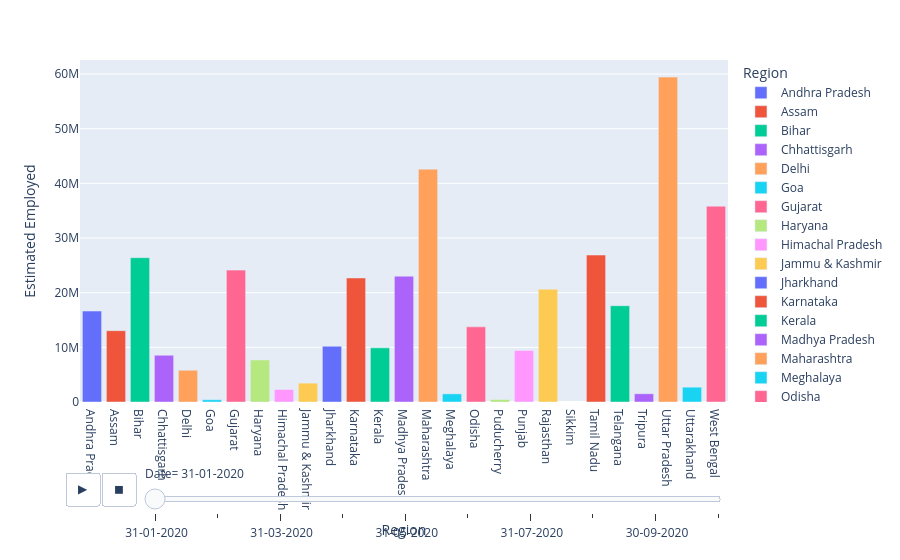

Write notebook code for a chart like this one.
### Code cell
import plotly.express as px

fig = px.bar(
    df2,
    x="Region",
    y="Estimated Employed",
    animation_frame="Date",
    color="Region"
)
fig.show()

### Figure 1 — Plotly figure (JSON) as saved in the notebook; plotly's stock layout.template omitted (floating-point values rounded to 4 significant figures)
{"data": [{"alignmentgroup": "True", "hovertemplate": "Region=%{x}<br>Date= 31-01-2020<br>Estimated Employed=%{y}<extra></extra>", "legendgroup": "Andhra Pradesh", "marker": {"color": "#636efa", "pattern": {"shape": ""}}, "name": "Andhra Pradesh", "offsetgroup": "Andhra Pradesh", "orientation": "v", "showlegend": true, "textposition": "auto", "type": "bar", "x": ["Andhra Pradesh"], "xaxis": "x", "y": [16635535], "yaxis": "y"}, {"alignmentgroup": "True", "hovertemplate": "Region=%{x}<br>Date= 31-01-2020<br>Estimated Employed=%{y}<extra></extra>", "legendgroup": "Assam", "marker": {"color": "#EF553B", "pattern": {"shape": ""}}, "name": "Assam", "offsetgroup": "Assam", "orientation": "v", "showlegend": true, "textposition": "auto", "type": "bar", "x": ["Assam"], "xaxis": "x", "y": [13051904], "yaxis": "y"}, {"alignmentgroup": "True", "hovertemplate": "Region=%{x}<br>Date= 31-01-2020<br>Estimated Employed=%{y}<extra></extra>", "legendgroup": "Bihar", "marker": {"color": "#00cc96", "pattern": {"shape": ""}}, "name": "Bihar", "offsetgroup": "Bihar", "orientation": "v", "showlegend": true, "textposition": "auto", "type": "bar", "x": ["Bihar"], "xaxis": "x", "y": [26397671], "yaxis": "y"}, {"alignmentgroup": "True", "hovertemplate": "Region=%{x}<br>Date= 31-01-2020<br>Estimated Employed=%{y}<extra></extra>", "legendgroup": "Chhattisgarh", "marker": {"color": "#ab63fa", "pattern": {"shape": ""}}, "name": "Chhattisgarh", "offsetgroup": "Chhattisgarh", "orientation": "v", "showlegend": true, "textposition": "auto", "type": "bar", "x": ["Chhattisgarh"], "xaxis": "x", "y": [8552172], "yaxis": "y"}, {"alignmentgroup": "True", "hovertemplate": "Region=%{x}<br>Date= 31-01-2020<br>Estimated Employed=%{y}<extra></extra>", "legendgroup": "Delhi", "marker": {"color": "#FFA15A", "pattern": {"shape": ""}}, "name": "Delhi", "offsetgroup": "Delhi", "orientation": "v", "showlegend": true, "textposition": "auto", "type": "bar", "x": ["Delhi"], "xaxis": "x", "y": [5805284], "yaxis": "y"}, {"alignmentgroup": "True", "hovertemplate": "Region=%{x}<br>Date= 31-01-2020<br>Estimated Employed=%{y}<extra></extra>", "legendgroup": "Goa", "marker": {"color": "#19d3f3", "pattern": {"shape": ""}}, "name": "Goa", "offsetgroup": "Goa", "orientation": "v", "showlegend": true, "textposition": "auto", "type": "bar", "x": ["Goa"], "xaxis": "x", "y": [416750], "yaxis": "y"}, {"alignmentgroup": "True", "hovertemplate": "Region=%{x}<br>Date= 31-01-2020<br>Estimated Employed=%{y}<extra></extra>", "legendgroup": "Gujarat", "marker": {"color": "#FF6692", "pattern": {"shape": ""}}, "name": "Gujarat", "offsetgroup": "Gujarat", "orientation": "v", "showlegend": true, "textposition": "auto", "type": "bar", "x": ["Gujarat"], "xaxis": "x", "y": [24126346], "yaxis": "y"}, {"alignmentgroup": "True", "hovertemplate": "Region=%{x}<br>Date= 31-01-2020<br>Estimated Employed=%{y}<extra></extra>", "legendgroup": "Haryana", "marker": {"color": "#B6E880", "pattern": {"shape": ""}}, "name": "Haryana", "offsetgroup": "Haryana", "orientation": "v", "showlegend": true, "textposition": "auto", "type": "bar", "x": ["Haryana"], "xaxis": "x", "y": [7693231], "yaxis": "y"}, {"alignmentgroup": "True", "hovertemplate": "Region=%{x}<br>Date= 31-01-2020<br>Estimated Employed=%{y}<extra></extra>", "legendgroup": "Himachal Pradesh", "marker": {"color": "#FF97FF", "pattern": {"shape": ""}}, "name": "Himachal Pradesh", "offsetgroup": "Himachal Pradesh", "orientation": "v", "showlegend": true, "textposition": "auto", "type": "bar", "x": ["Himachal Pradesh"], "xaxis": "x", "y": [2287632], "yaxis": "y"}, {"alignmentgroup": "True", "hovertemplate": "Region=%{x}<br>Date= 31-01-2020<br>Estimated Employed=%{y}<extra></extra>", "legendgroup": "Jammu & Kashmir", "marker": {"color": "#FECB52", "pattern": {"shape": ""}}, "name": "Jammu & Kashmir", "offsetgroup": "Jammu & Kashmir", "orientation": "v", "showlegend": true, "textposition": "auto", "type": "bar", "x": ["Jammu & Kashmir"], "xaxis": "x", "y": [3453025], "yaxis": "y"}, {"alignmentgroup": "True", "hovertemplate": "Region=%{x}<br>Date= 31-01-2020<br>Estimated Employed=%{y}<extra></extra>", "legendgroup": "Jharkhand", "marker": {"color": "#636efa", "pattern": {"shape": ""}}, "name": "Jharkhand", "offsetgroup": "Jharkhand", "orientation": "v", "showlegend": true, "textposition": "auto", "type": "bar", "x": ["Jharkhand"], "xaxis": "x", "y": [10198029], "yaxis": "y"}, {"alignmentgroup": "True", "hovertemplate": "Region=%{x}<br>Date= 31-01-2020<br>Estimated Employed=%{y}<extra></extra>", "legendgroup": "Karnataka", "marker": {"color": "#EF553B", "pattern": {"shape": ""}}, "name": "Karnataka", "offsetgroup": "Karnataka", "orientation": "v", "showlegend": true, "textposition": "auto", "type": "bar", "x": ["Karnataka"], "xaxis": "x", "y": [22688028], "yaxis": "y"}, {"alignmentgroup": "True", "hovertemplate": "Region=%{x}<br>Date= 31-01-2020<br>Estimated Employed=%{y}<extra></extra>", "legendgroup": "Kerala", "marker": {"color": "#00cc96", "pattern": {"shape": ""}}, "name": "Kerala", "offsetgroup": "Kerala", "orientation": "v", "showlegend": true, "textposition": "auto", "type": "bar", "x": ["Kerala"], "xaxis": "x", "y": [9904534], "yaxis": "y"}, {"alignmentgroup": "True", "hovertemplate": "Region=%{x}<br>Date= 31-01-2020<br>Estimated Employed=%{y}<extra></extra>", "legendgroup": "Madhya Pradesh", "marker": {"color": "#ab63fa", "pattern": {"shape": ""}}, "name": "Madhya Pradesh", "offsetgroup": "Madhya Pradesh", "orientation": "v", "showlegend": true, "textposition": "auto", "type": "bar", "x": ["Madhya Pradesh"], "xaxis": "x", "y": [23018632], "yaxis": "y"}, {"alignmentgroup": "True", "hovertemplate": "Region=%{x}<br>Date= 31-01-2020<br>Estimated Employed=%{y}<extra></extra>", "legendgroup": "Maharashtra", "marker": {"color": "#FFA15A", "pattern": {"shape": ""}}, "name": "Maharashtra", "offsetgroup": "Maharashtra", "orientation": "v", "showlegend": true, "textposition": "auto", "type": "bar", "x": ["Maharashtra"], "xaxis": "x", "y": [42596868], "yaxis": "y"}, {"alignmentgroup": "True", "hovertemplate": "Region=%{x}<br>Date= 31-01-2020<br>Estimated Employed=%{y}<extra></extra>", "legendgroup": "Meghalaya", "marker": {"color": "#19d3f3", "pattern": {"shape": ""}}, "name": "Meghalaya", "offsetgroup": "Meghalaya", "orientation": "v", "showlegend": true, "textposition": "auto", "type": "bar", "x": ["Meghalaya"], "xaxis": "x", "y": [1491093], "yaxis": "y"}, {"alignmentgroup": "True", "hovertemplate": "Region=%{x}<br>Date= 31-01-2020<br>Estimated Employed=%{y}<extra></extra>", "legendgroup": "Odisha", "marker": {"color": "#FF6692", "pattern": {"shape": ""}}, "name": "Odisha", "offsetgroup": "Odisha", "orientation": "v", "showlegend": true, "textposition": "auto", "type": "bar", "x": ["Odisha"], "xaxis": "x", "y": [13743448], "yaxis": "y"}, {"alignmentgroup": "True", "hovertemplate": "Region=%{x}<br>Date= 31-01-2020<br>Estimated Employed=%{y}<extra></extra>", "legendgroup": "Puducherry", "marker": {"color": "#B6E880", "pattern": {"shape": ""}}, "name": "Puducherry", "offsetgroup": "Puducherry", "orientation": "v", "showlegend": true, "textposition": "auto", "type": "bar", "x": ["Puducherry"], "xaxis": "x", "y": [457950], "yaxis": "y"}, {"alignmentgroup": "True", "hovertemplate": "Region=%{x}<br>Date= 31-01-2020<br>Estimated Employed=%{y}<extra></extra>", "legendgroup": "Punjab", "marker": {"color": "#FF97FF", "pattern": {"shape": ""}}, "name": "Punjab", "offsetgroup": "Punjab", "orientation": "v", "showlegend": true, "textposition": "auto", "type": "bar", "x": ["Punjab"], "xaxis": "x", "y": [9442093], "yaxis": "y"}, {"alignmentgroup": "True", "hovertemplate": "Region=%{x}<br>Date= 31-01-2020<br>Estimated Employed=%{y}<extra></extra>", "legendgroup": "Rajasthan", "marker": {"color": "#FECB52", "pattern": {"shape": ""}}, "name": "Rajasthan", "offsetgroup": "Rajasthan", "orientation": "v", "showlegend": true, "textposition": "auto", "type": "bar", "x": ["Rajasthan"], "xaxis": "x", "y": [20641716], "yaxis": "y"}, {"alignmentgroup": "True", "hovertemplate": "Region=%{x}<br>Date= 31-01-2020<br>Estimated Employed=%{y}<extra></extra>", "legendgroup": "Tamil Nadu", "marker": {"color": "#EF553B", "pattern": {"shape": ""}}, "name": "Tamil Nadu", "offsetgroup": "Tamil Nadu", "orientation": "v", "showlegend": true, "textposition": "auto", "type": "bar", "x": ["Tamil Nadu"], "xaxis": "x", "y": [26881641], "yaxis": "y"}, {"alignmentgroup": "True", "hovertemplate": "Region=%{x}<br>Date= 31-01-2020<br>Estimated Employed=%{y}<extra></extra>", "legendgroup": "Telangana", "marker": {"color": "#00cc96", "pattern": {"shape": ""}}, "name": "Telangana", "offsetgroup": "Telangana", "orientation": "v", "showlegend": true, "textposition": "auto", "type": "bar", "x": ["Telangana"], "xaxis": "x", "y": [17609295], "yaxis": "y"}, {"alignmentgroup": "True", "hovertemplate": "Region=%{x}<br>Date= 31-01-2020<br>Estimated Employed=%{y}<extra></extra>", "legendgroup": "Tripura", "marker": {"color": "#ab63fa", "pattern": {"shape": ""}}, "name": "Tripura", "offsetgroup": "Tripura", "orientation": "v", "showlegend": true, "textposition": "auto", "type": "bar", "x": ["Tripura"], "xaxis": "x", "y": [1508130], "yaxis": "y"}, {"alignmentgroup": "True", "hovertemplate": "Region=%{x}<br>Date= 31-01-2020<br>Estimated Employed=%{y}<extra></extra>", "legendgroup": "Uttar Pradesh", "marker": {"color": "#FFA15A", "pattern": {"shape": ""}}, "name": "Uttar Pradesh", "offsetgroup": "Uttar Pradesh", "orientation": "v", "showlegend": true, "textposition": "auto", "type": "bar", "x": ["Uttar Pradesh"], "xaxis": "x", "y": [59433759], "yaxis": "y"}, {"alignmentgroup": "True", "hovertemplate": "Region=%{x}<br>Date= 31-01-2020<br>Estimated Employed=%{y}<extra></extra>", "legendgroup": "Uttarakhand", "marker": {"color": "#19d3f3", "pattern": {"shape": ""}}, "name": "Uttarakhand", "offsetgroup": "Uttarakhand", "orientation": "v", "showlegend": true, "textposition": "auto", "type": "bar", "x": ["Uttarakhand"], "xaxis": "x", "y": [2711639], "yaxis": "y"}, {"alignmentgroup": "True", "hovertemplate": "Region=%{x}<br>Date= 31-01-2020<br>Estimated Employed=%{y}<extra></extra>", "legendgroup": "West Bengal", "marker": {"color": "#FF6692", "pattern": {"shape": ""}}, "name": "West Bengal", "offsetgroup": "West Bengal", "orientation": "v", "showlegend": true, "textposition": "auto", "type": "bar", "x": ["West Bengal"], "xaxis": "x", "y": [35820789], "yaxis": "y"}], "layout": {"barmode": "relative", "legend": {"title": {"text": "Region"}, "tracegroupgap": 0}, "margin": {"t": 60}, "sliders": [{"active": 0, "currentvalue": {"prefix": "Date="}, "len": 0.9, "pad": {"b": 10, "t": 60}, "steps": [{"args": [[" 31-01-2020"], {"frame": {"duration": 0, "redraw": true}, "fromcurrent": true, "mode": "immediate", "transition": {"duration": 0, "easing": "linear"}}], "label": " 31-01-2020", "method": "animate"}, {"args": [[" 29-02-2020"], {"frame": {"duration": 0, "redraw": true}, "fromcurrent": true, "mode": "immediate", "transition": {"duration": 0, "easing": "linear"}}], "label": " 29-02-2020", "method": "animate"}, {"args": [[" 31-03-2020"], {"frame": {"duration": 0, "redraw": true}, "fromcurrent": true, "mode": "immediate", "transition": {"duration": 0, "easing": "linear"}}], "label": " 31-03-2020", "method": "animate"}, {"args": [[" 30-04-2020"], {"frame": {"duration": 0, "redraw": true}, "fromcurrent": true, "mode": "immediate", "transition": {"duration": 0, "easing": "linear"}}], "label": " 30-04-2020", "method": "animate"}, {"args": [[" 31-05-2020"], {"frame": {"duration": 0, "redraw": true}, "fromcurrent": true, "mode": "immediate", "transition": {"duration": 0, "easing": "linear"}}], "label": " 31-05-2020", "method": "animate"}, {"args": [[" 30-06-2020"], {"frame": {"duration": 0, "redraw": true}, "fromcurrent": true, "mode": "immediate", "transition": {"duration": 0, "easing": "linear"}}], "label": " 30-06-2020", "method": "animate"}, {"args": [[" 31-07-2020"], {"frame": {"duration": 0, "redraw": true}, "fromcurrent": true, "mode": "immediate", "transition": {"duration": 0, "easing": "linear"}}], "label": " 31-07-2020", "method": "animate"}, {"args": [[" 31-08-2020"], {"frame": {"duration": 0, "redraw": true}, "fromcurrent": true, "mode": "immediate", "transition": {"duration": 0, "easing": "linear"}}], "label": " 31-08-2020", "method": "animate"}, {"args": [[" 30-09-2020"], {"frame": {"duration": 0, "redraw": true}, "fromcurrent": true, "mode": "immediate", "transition": {"duration": 0, "easing": "linear"}}], "label": " 30-09-2020", "method": "animate"}, {"args": [[" 31-10-2020"], {"frame": {"duration": 0, "redraw": true}, "fromcurrent": true, "mode": "immediate", "transition": {"duration": 0, "easing": "linear"}}], "label": " 31-10-2020", "method": "animate"}], "x": 0.1, "xanchor": "left", "y": 0, "yanchor": "top"}], "updatemenus": [{"buttons": [{"args": [null, {"frame": {"duration": 500, "redraw": true}, "fromcurrent": true, "mode": "immediate", "transition": {"duration": 500, "easing": "linear"}}], "label": "&#9654;", "method": "animate"}, {"args": [[null], {"frame": {"duration": 0, "redraw": true}, "fromcurrent": true, "mode": "immediate", "transition": {"duration": 0, "easing": "linear"}}], "label": "&#9724;", "method": "animate"}], "direction": "left", "pad": {"r": 10, "t": 70}, "showactive": false, "type": "buttons", "x": 0.1, "xanchor": "right", "y": 0, "yanchor": "top"}], "xaxis": {"anchor": "y", "categoryarray": ["Andhra Pradesh", "Assam", "Bihar", "Chhattisgarh", "Delhi", "Goa", "Gujarat", "Haryana", "Himachal Pradesh", "Jammu & Kashmir", "Jharkhand", "Karnataka", "Kerala", "Madhya Pradesh", "Maharashtra", "Meghalaya", "Odisha", "Puducherry", "Punjab", "Rajasthan", "Sikkim", "Tamil Nadu", "Telangana", "Tripura", "Uttar Pradesh", "Uttarakhand", "West Bengal"], "categoryorder": "array", "domain": [0, 1], "title": {"text": "Region"}}, "yaxis": {"anchor": "x", "domain": [0, 1], "title": {"text": "Estimated Employed"}}}}
